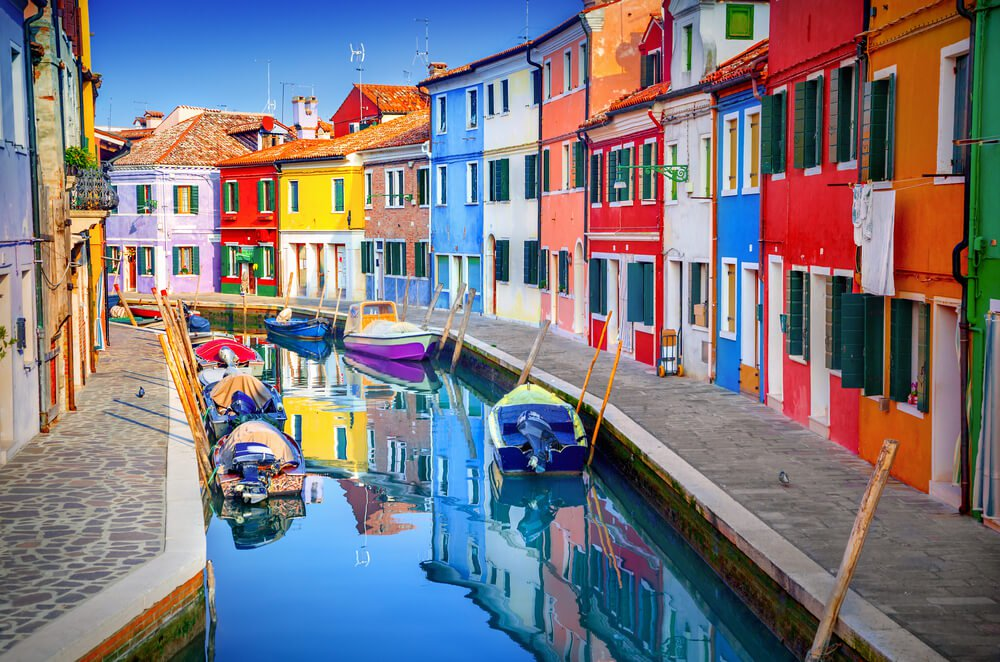
#> input picture mini project_colordetection/colorpic.jpg, 1000 x 662 px, given in place of the camera
$ python colors.py
#> lines starting #> are read from the running program, lines starting #| are printed output that depends on the picture; after the words box and inside, x2 and y2 are one past the last pixel; in counts of white or black regions, pixels touching at a corner belong together
import cv2
import numpy as np

cap = cv2.VideoCapture(0)

while True:
    _, frame = cap.read()
#> frame is the input picture: shape (662, 1000, 3); mean B, G, R 127.2, 120.1, 124.8
    hsv_frame = cv2.cvtColor(frame, cv2.COLOR_BGR2HSV)
#> hsv_frame: shape (662, 1000, 3); mean H, S, V 79.1, 119.9, 163.6

    low_red = np.array([161, 155, 84])
    high_red = np.array([179,255,255])
    red_mask = cv2.inRange(hsv_frame, low_red, high_red)
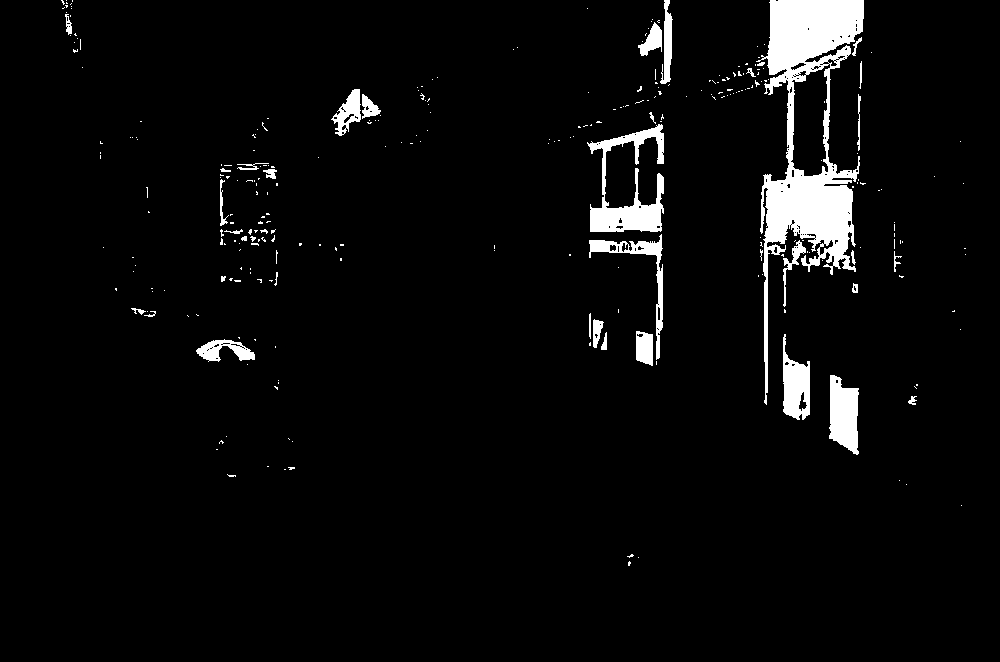
#> red_mask: shape (662, 1000); 4.2% white; 295 white regions (258 under 20 px), largest, box (x1, y1, x2, y2) and area: (756, 0, 864, 405) 14417, (587, 124, 664, 232) 3226, (829, 375, 859, 455) 1766
    red = cv2.bitwise_and(frame, frame, mask=red_mask)
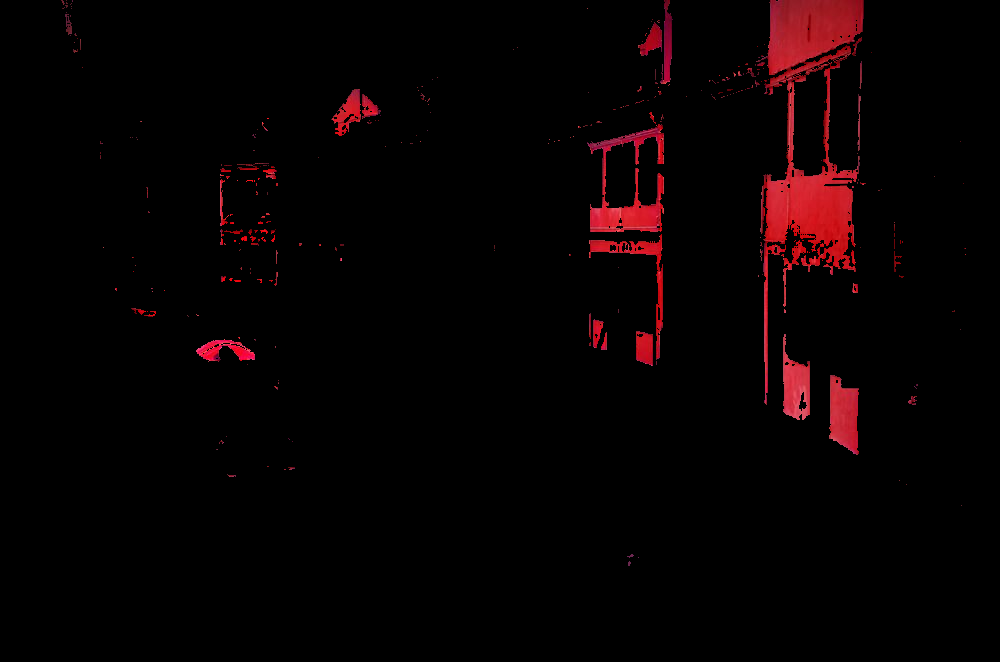
#> red: shape (662, 1000, 3); mean B, G, R 1.9, 1.3, 7.9

    low_blue = np.array([94, 80, 2])
    high_blue = np.array([126,255,255])
    blue_mask = cv2.inRange(hsv_frame, low_blue, high_blue)
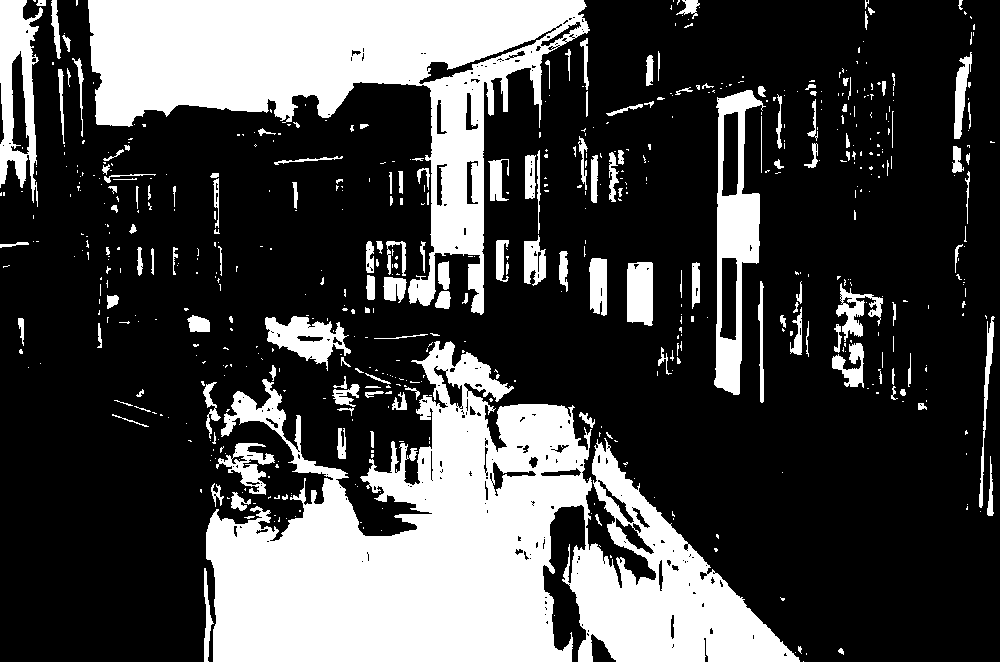
#> blue_mask: shape (662, 1000); 28.4% white; 611 white regions (451 under 20 px), largest, box (x1, y1, x2, y2) and area: (206, 341, 800, 662) 94257, (88, 0, 590, 315) 55277, (714, 90, 766, 395) 6662
    blue = cv2.bitwise_and(frame, frame, mask=blue_mask)
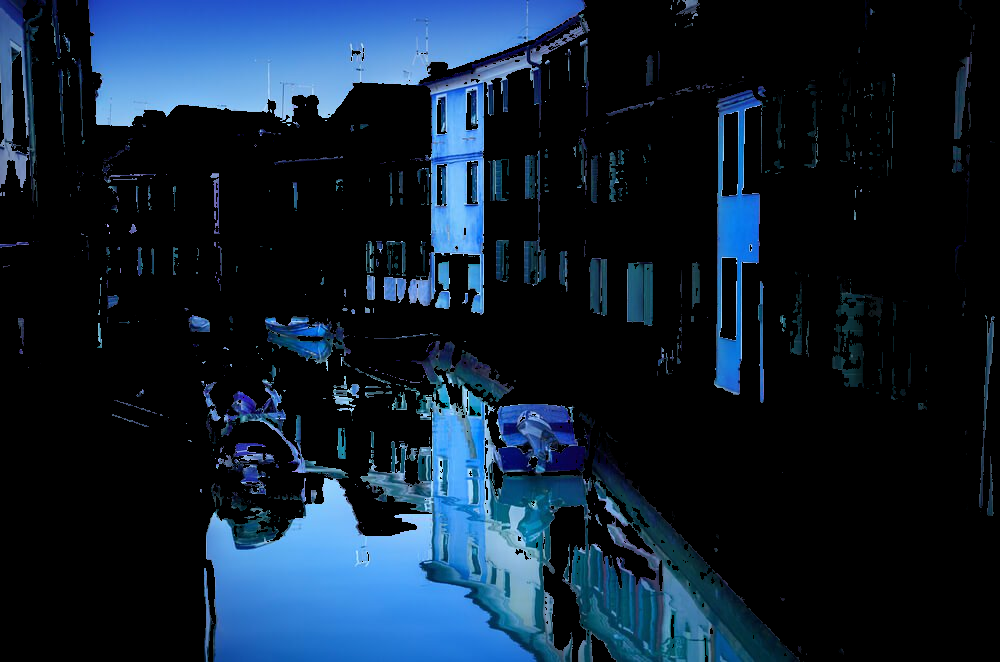
#> blue: shape (662, 1000, 3); mean B, G, R 48.9, 32.3, 16.2

    cv2.imshow("Frame",frame)
    cv2.imshow("Red", red)
    cv2.imshow("Blue", blue)

    key = cv2.waitKey(1)
#> (key Esc is pressed here)
    if key == 27:
        break

$ run again, on mini project_colordetection/color1.jpg
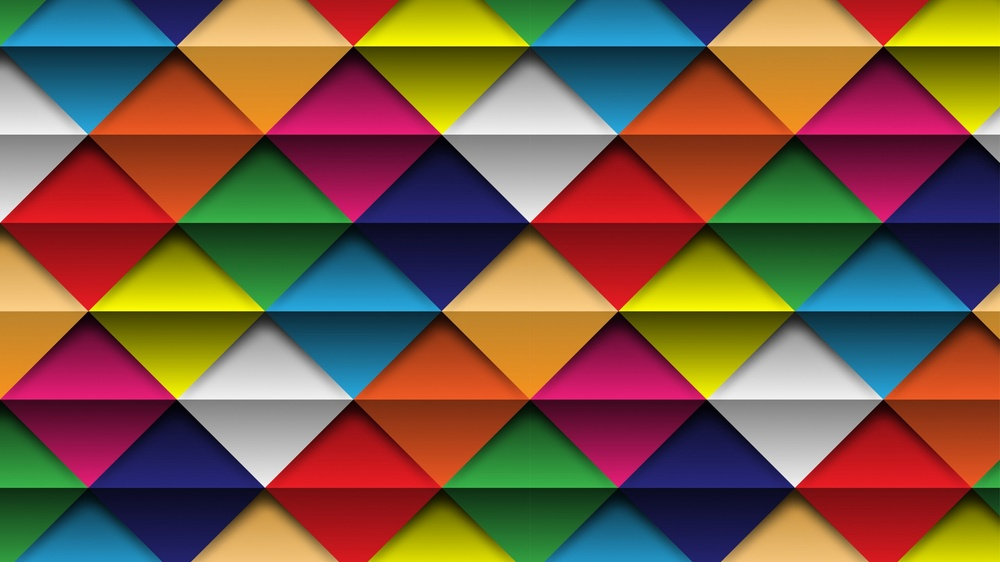
#> input picture mini project_colordetection/color1.jpg, 1000 x 562 px, shrunk from 2560 x 1440 before the run, given in place of the camera
#> frame is the input picture: shape (562, 1000, 3); mean B, G, R 69.5, 90.5, 122.1
#> hsv_frame: shape (562, 1000, 3); mean H, S, V 78.5, 185.8, 149.4
#> `red_mask = cv2.inRange(hsv_frame, low_red, high_red)`:
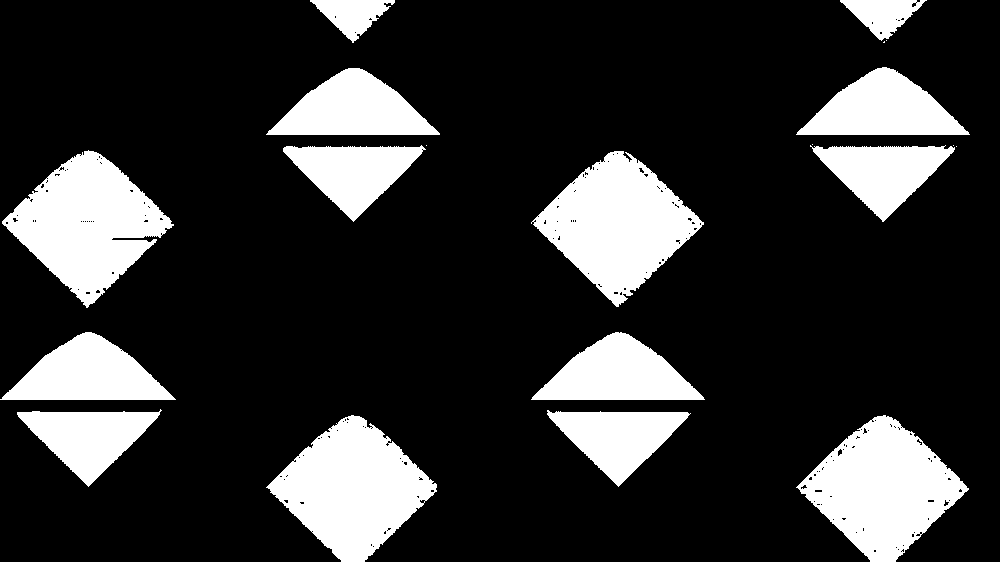
#> red_mask: shape (562, 1000); 19.7% white; 20 white regions (6 under 20 px), largest, box (x1, y1, x2, y2) and area: (531, 151, 704, 307) 14212, (266, 415, 437, 562) 14190, (2, 150, 174, 308) 14150
#> blue_mask: shape (562, 1000); 23.2% white; 6 white regions, box (x1, y1, x2, y2) and area: (266, 137, 529, 399) 30696, (796, 140, 1000, 399) 27153, (16, 401, 264, 562) 20352, (546, 403, 794, 562) 20308, (531, 0, 751, 134) 15937, (0, 0, 220, 134) 15936
#> `blue = cv2.bitwise_and(frame, frame, mask=blue_mask)`:
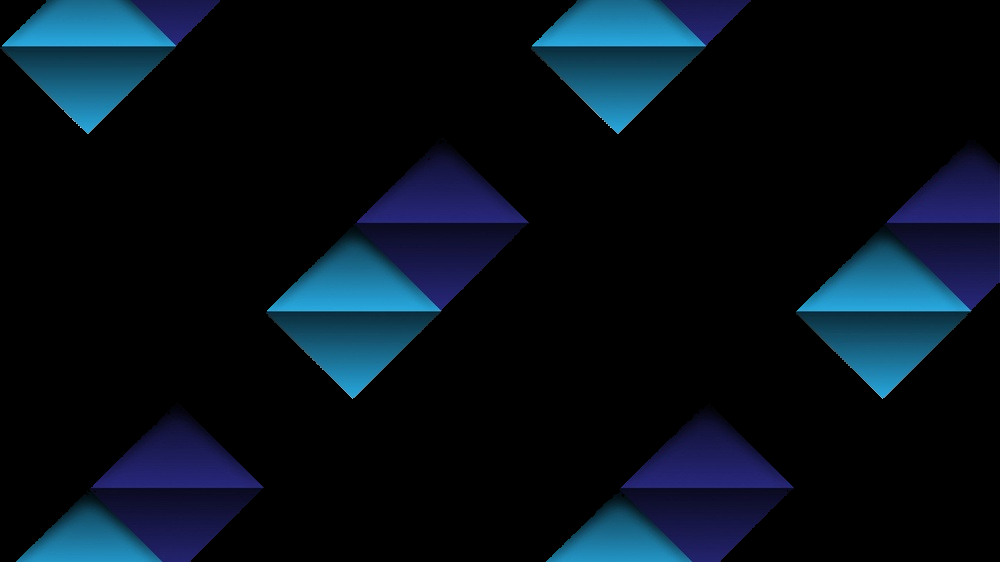
#> blue: shape (562, 1000, 3); mean B, G, R 25.2, 15.5, 5.8

$ run again, on mini project_colordetection/color2.jpg
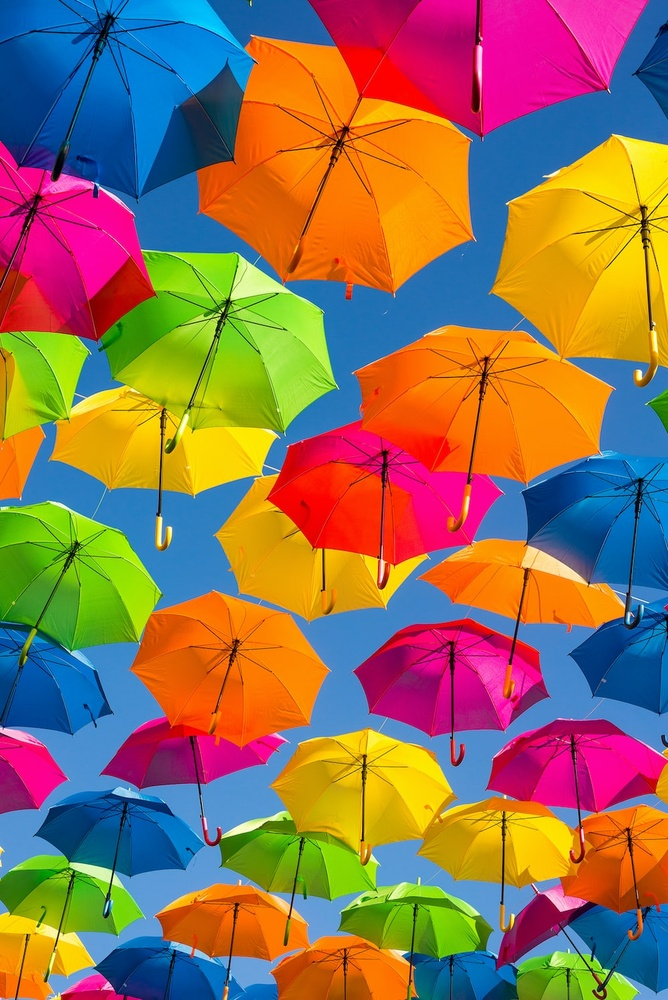
#> input picture mini project_colordetection/color2.jpg, 668 x 1000 px, shrunk from 1000 x 1498 before the run, given in place of the camera
#> frame is the input picture: shape (1000, 668, 3); mean B, G, R 84.7, 112.5, 146
#> hsv_frame: shape (1000, 668, 3); mean H, S, V 72.9, 225.2, 201.5
#> `red_mask = cv2.inRange(hsv_frame, low_red, high_red)`:
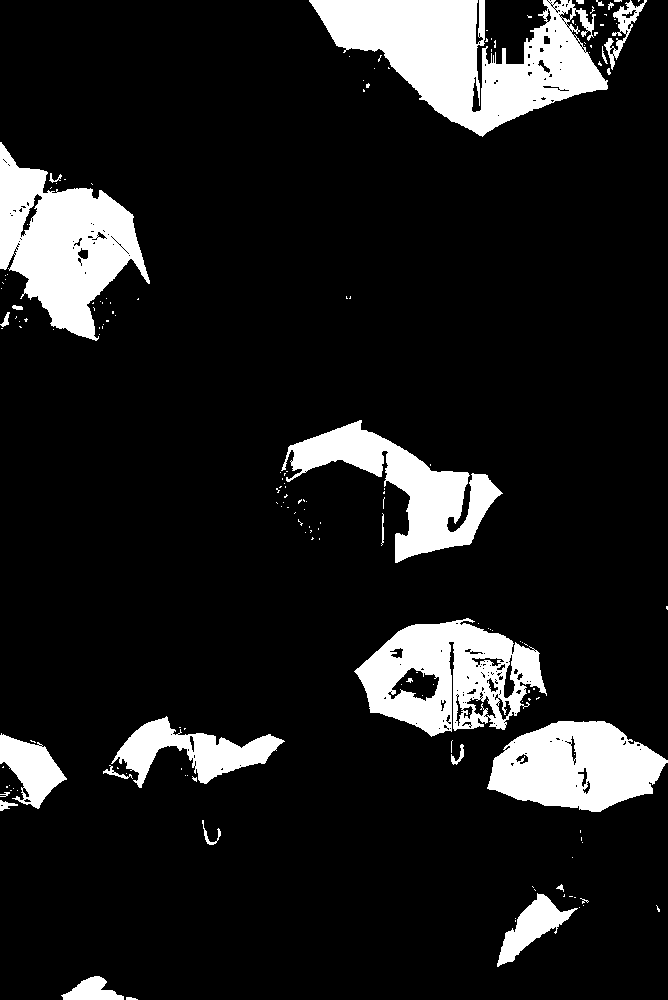
#> red_mask: shape (1000, 668); 12.5% white; 167 white regions (140 under 20 px), largest, box (x1, y1, x2, y2) and area: (309, 0, 608, 137) 20943, (0, 142, 150, 341) 15119, (354, 618, 547, 737) 12827
#> blue_mask: shape (1000, 668); 33.7% white; 28 white regions (13 under 20 px), largest, box (x1, y1, x2, y2) and area: (0, 358, 668, 1000) 103463, (0, 0, 335, 284) 51037, (265, 0, 668, 470) 35198
#> `blue = cv2.bitwise_and(frame, frame, mask=blue_mask)`:
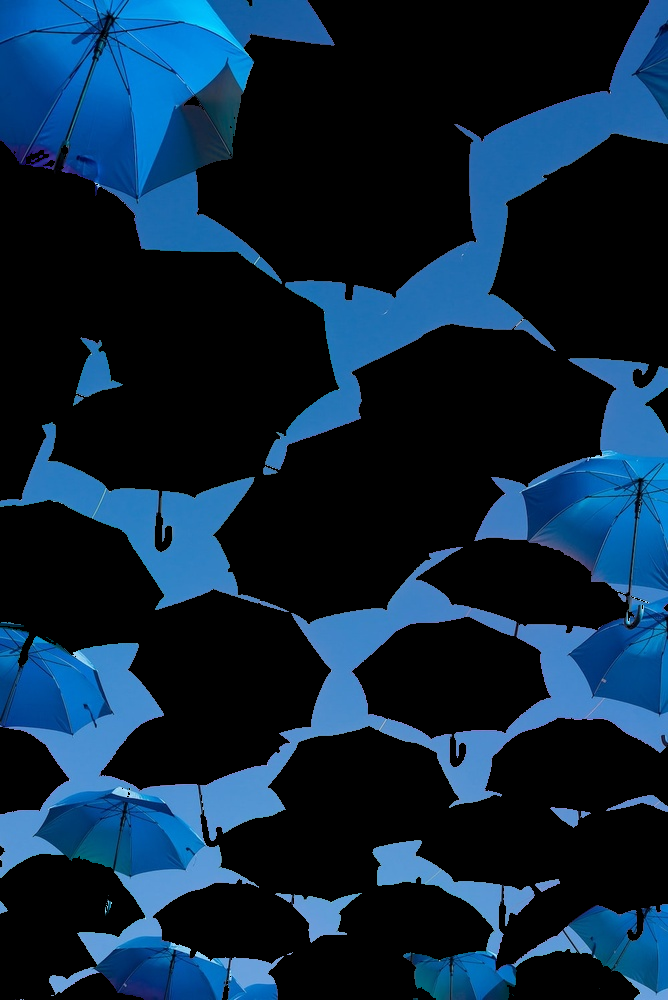
#> blue: shape (1000, 668, 3); mean B, G, R 58.8, 37, 12.2
